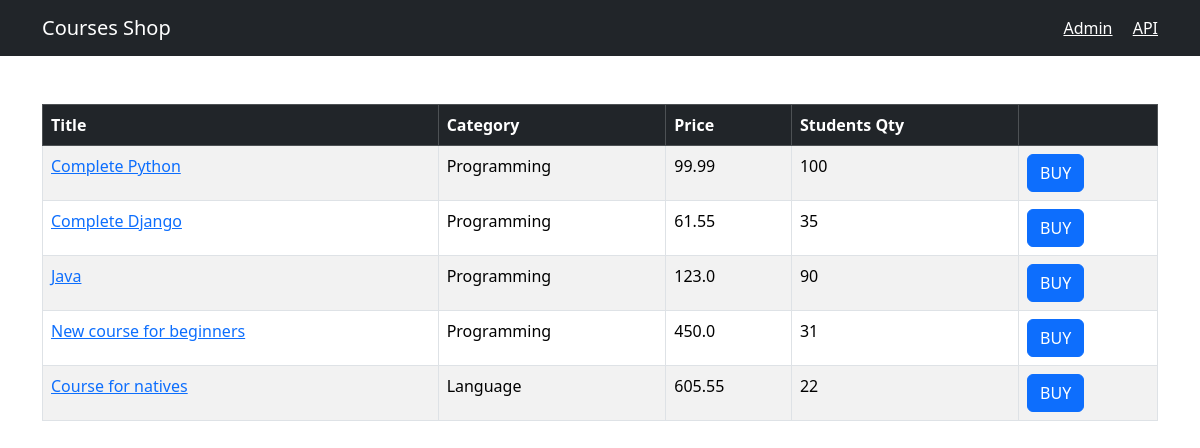
The page / on the database its author committed.
### shop/models.py (models this page shows, shortened)
class Course(models.Model):
    title = models.CharField(max_length=300)
    price = models.FloatField()
    students_qty = models.IntegerField()
    reviews_qty = models.IntegerField()
    category = models.ForeignKey(Category, on_delete=models.CASCADE)
    created_at = models.DateTimeField(default=timezone.now)

class Category(models.Model):
    title = models.CharField(max_length=255)
    created_at = models.DateTimeField(default=timezone.now)
    def __str__(self):
        return self.title

### shop/views.py (the view)
# urls.py: path('',include(api.urls), name = 'index')
def index(request):
    courses = Course.objects.all()
    return render(request,'shop/courses.html', {'courses': courses} )

### templates/shop/courses.html (shortened to what this page needs)
{% extends 'base.html' %}
{% block content%}
<table class = "table mt-5 table-bordered table-striped table-hover">
    <thead class = 'table-dark'>
        <tr>
            <th>Title</th>
            <th>Category</th>
            <th>Price</th>
            <th>Students Qty</th>
            <th></th>
        </tr>
    </thead>
    <tbody>
        {% for course in courses %}
        <tr>
            <td>
                <a href={% url "shop:single_course" course.id %}>{{course.title}}</a>
            </td>
            <td>{{course.category}}</td>
            <td>{{course.price}}</td>
            <td>{{course.students_qty}}</td>
            <td><button class = 'btn btn-primary'>BUY</button></td>
        </tr>
        {% endfor %}
    </tbody>
</table>
{%endblock%}

### templates/base.html (shortened to what this page needs)
<!DOCTYPE html>
<html lang="en">
<head>
    <link href="https://cdn.jsdelivr.net/npm/bootstrap@5.3.3/dist/css/bootstrap.min.css" rel="stylesheet">
</head>
<body>
    <nav class="navbar navbar-dark bg-dark">
        <div class="container">
            <a href="{% url 'shop:index' %}" class="navbar-brand">
                Courses Shop
            </a>
            <span class = 'navbar-text'>
                <a href="/admin/" class = 'me-3' target = 'blank'>Admin</a>
                <a href="/api/v1/" target = 'blank'>API</a>
            </span>
        </div>
    </nav>
    <main class = "container">
        {% block content %}
        {% endblock %}
</body>
</html>

### rows shown on the page
Course: title "Complete Python", category "Programming", price "99.99", students_qty "100"
Course: title "Complete Django", category "Programming", price "61.55", students_qty "35"
Course: title "Java", category "Programming", price "123.0", students_qty "90"
Course: title "New course for beginners", category "Programming", price "450.0", students_qty "31"
Course: title "Course for natives", category "Language", price "605.55", students_qty "22"
